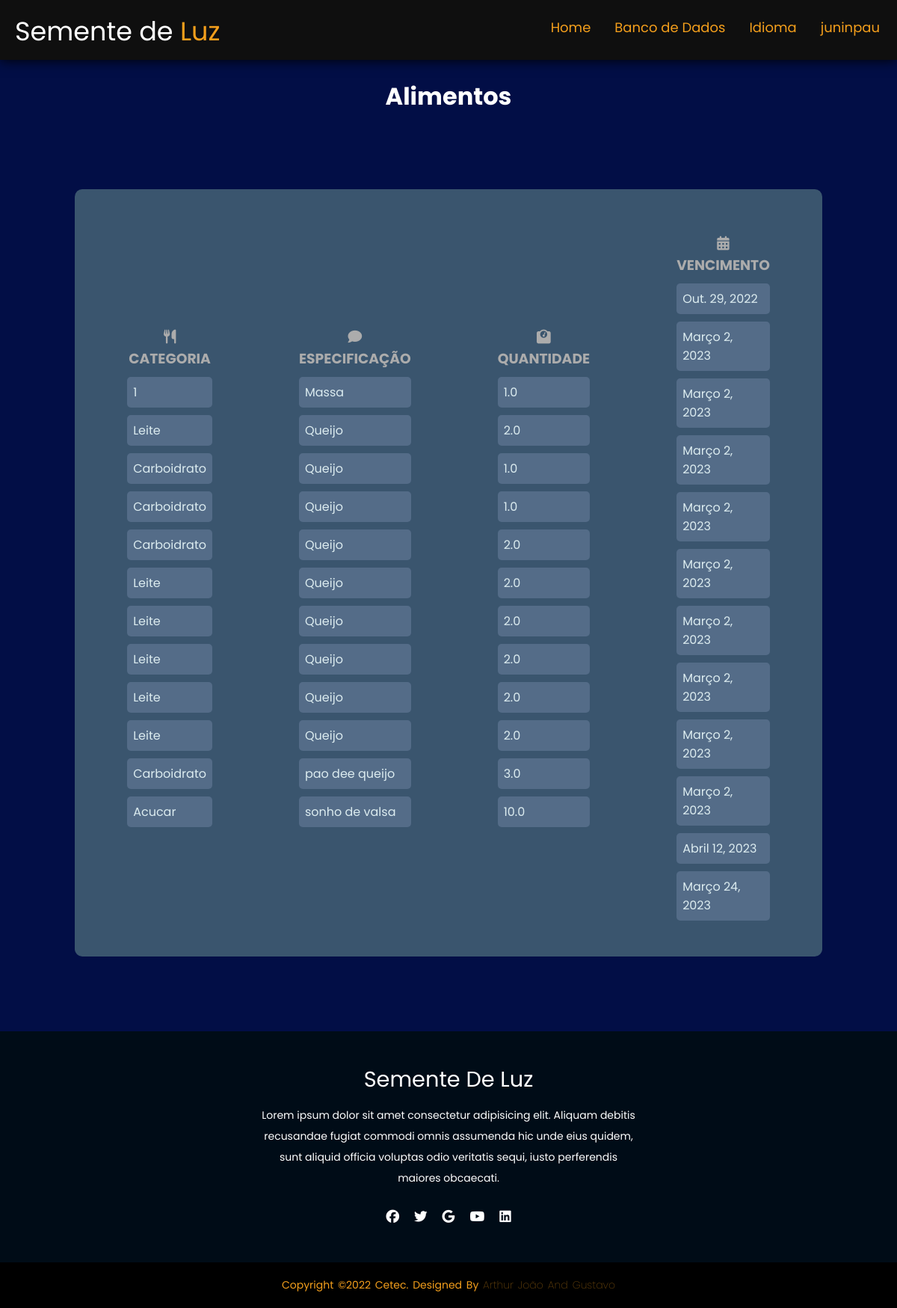
The app's page /estoque/vercomida/ (signed in) with its own data.
### estoque/models.py (models this page shows, shortened)
class Alimento (models.Model):
    tipos = models.CharField (max_length=30, choices=ALIMENTO_CHOICES, null=True)
    descr = models.CharField (max_length=30, null=True)
    qntd = models.FloatField(null=True)
    vencimento = models.DateField(null=True)

### estoque/views.py (the view)
class VerAlimentoView(ListView):
    model= Alimento
    template_name = 'ver_comida.html'

### estoque/templates/ver_comida.html (shortened to what this page needs)
{% load static %}
<!DOCTYPE html>
<html lang="en">
<head>
    <link rel="stylesheet" type="text/css" href='{% static "/css/ver_estoque.css" %}'>
</head>
<body>
    <header>
        <div class="logo">
            Semente de <span>Luz</span></div>
            <ul>
                <li><a href="{%url 'home' %}">Home</li></a>
                <li><a href="/estoque/escolha">Banco de Dados</li></a>
                <li><a href="/estoque/language/"> Idioma</li></a>
                <li>
                    <a href="/estoque/perfil">{{request.user}}</a>
                </li>
            </ul>
    </header>
    <br>
    <h1>Alimentos</h1>
    <div class="card">
        <div class="card2">
            <div class="textfield">
                <h3><i class="fa-solid fa-utensils"></i> Categoria </h3>
                    {% for Alimento in object_list %}
                        <p class="text">{{Alimento.tipos}}</p>
                    {% endfor %}
            </div>
            </div>
            <div class="card2">
                <div class="textfield">
                    <h3><i class="fa-solid fa-comment"></i> Especificação </h3>
                    {% for Alimento in object_list %}
                        <p class="text">{{Alimento.descr}}</p>
                    {% endfor %}
                </div>
                </div>
                <div class="card2">
                    <div class="textfield">
                        <h3><i class="fa-solid fa-weight-scale"></i> Quantidade </h3>
                        {% for Alimento in object_list %}
                            <p class="text">{{Alimento.qntd}}</p>
                        {% endfor %}
                    </div>
                    </div>
                    <div class="card2">
                        <div class="textfield">
                            <h3><i class="fa-solid fa-calendar-days"></i> vencimento </h3>
                            {% for Alimento in object_list %}
                                <p class="text">{{Alimento.vencimento}}</p>
                            {% endfor %}
                        </div>
                        </div>
    </div>
    <footer>
        <div class="footer-content">
            <h3>Semente de Luz</h3>
            <p>Lorem ipsum dolor sit amet consectetur adipisicing elit. Aliquam debitis recusandae fugiat commodi omnis assumenda hic unde eius quidem, sunt aliquid officia voluptas odio veritatis sequi, iusto perferendis maiores obcaecati.</p>
            <ul class="socials">
                <li><a href="#"><i class="fa-brands fa-facebook"></i></a></li>
                <li><a href="#"><i class="fa-brands fa-twitter"></i></a></li>
                <li><a href="#"><i class="fa-brands fa-google"></i></a></li>
                <li><a href="#"><i class="fa-brands fa-youtube"></i></a></li>
                <li><a href="#"><i class="fa-brands fa-linkedin"></i></a></li>
            </ul>
        </div>
        <div class="footer-bottom">
            <p>copyright &copy;2022 Cetec. designed by <span>Arthur João and Gustavo</span></p>
        </div>
    </footer>
</body>
</html>

### estoque/static/css/ver_estoque.css (style rules this page uses)
* { margin: 0; padding: 0; font-family: 'Poppins', sans-serif; }
body { background-color: #020e46; }
.logo { color: #ffffff; margin-top: 15px; margin-left: 20px; font-size: 35px; }
.logo > span { color: #F49F1C; }
header { height: 10vh; display: flex; justify-content: space-between ; background-color: #0f0f0f; box-shadow: 0 0 1rem black; }
header > ul { display: flex; margin: 23px; font-size: 18px; list-style: none; }
header > ul > li > a { color: #F49F1C; list-style-type: none; cursor: pointer; padding-left: 2rem; text-decoration: none; }
h1 { text-align: center; color: white; }
.card { background-color: #3a556e; border-radius: 10px; width: 80%; padding: 20px; margin: auto; margin-bottom: 100px; margin-top: 100px; display: flex; flex-direction: row; justify-content: center; align-items: center; }
.textfield { color:#fff; margin-top: 10px; padding: 8px; margin-left: 30px; margin-right: 30px; }
.textfield > h3 { text-align: center; text-transform: uppercase; color:rgb(172, 172, 172); }
.card2 { margin: 20px; }
.text { margin-top: 10px; border: none; border-radius: 5px; padding: 8px; background: #546c88; color: #f0ffffde; font-size: 12pt; outline: none; box-sizing: border-box; }
footer { background-color: #000c17; height: auto; padding-top: 40px; color: #fff; }
.footer-content { display: flex; align-items: center; justify-content: center; flex-direction: column; text-align: center; }
.footer-content h3 { font-size: 1.8rem; font-weight: 400; text-transform: capitalize; line-height: 3rem; }
.footer-content p { max-width: 500px; margin: 10px auto; line-height: 28px; font-size: 14px; }
.socials { list-style: none; display: flex; align-items: center; justify-content: center; margin: 1rem 0 3rem 0; }
.socials li { margin: 0 10px; }
.socials a { text-decoration: none; color: rgb(255, 255, 255); }
.socials a i { font-size: 1.1rem; transition: color .4s ease; }
.footer-bottom { background: black; padding: 20px 0; text-align: center; }
.footer-bottom p { font-size: 14px; word-spacing: 2px; text-transform: capitalize; color: #F49F1C; }
.footer-bottom span { opacity: .4; font-weight: 200; }

### records on screen
Alimento: tipos "1", descr "Massa", qntd "1.0", vencimento "Out. 29, 2022"
Alimento: tipos "Leite", descr "Queijo", qntd "2.0", vencimento "Março 2, 2023"
Alimento: tipos "Carboidrato", descr "Queijo", qntd "1.0", vencimento "Março 2, 2023"
Alimento: tipos "Carboidrato", descr "Queijo", qntd "1.0", vencimento "Março 2, 2023"
Alimento: tipos "Carboidrato", descr "Queijo", qntd "2.0", vencimento "Março 2, 2023"
Alimento: tipos "Leite", descr "Queijo", qntd "2.0", vencimento "Março 2, 2023"
Alimento: tipos "Leite", descr "Queijo", qntd "2.0", vencimento "Março 2, 2023"
Alimento: tipos "Leite", descr "Queijo", qntd "2.0", vencimento "Março 2, 2023"
Alimento: tipos "Leite", descr "Queijo", qntd "2.0", vencimento "Março 2, 2023"
Alimento: tipos "Leite", descr "Queijo", qntd "2.0", vencimento "Março 2, 2023"
Alimento: tipos "Carboidrato", descr "pao dee queijo", qntd "3.0", vencimento "Abril 12, 2023"
Alimento: tipos "Acucar", descr "sonho de valsa", qntd "10.0", vencimento "Março 24, 2023"

### other values on screen
{{ request.user }} "juninpau"
